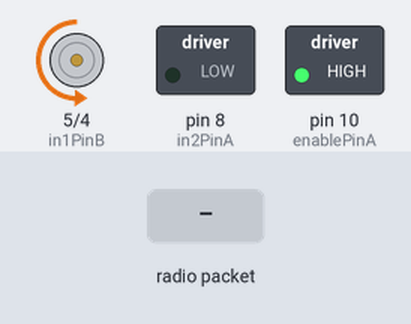
Bench run of a sketch on a simulated Arduino Uno, built with avr-gcc and run on an emulated ATmega328P. Parts: motor-driver pin pairs drawn as motors (green arrow = first pin HIGH = forward, orange = second pin HIGH = backward, longer = more drive, scaled by the enable pin), switched loads named in the sketch (green lamp = pin HIGH). The inputs (shaded band) are chosen by the test bench. No radio packets arrive unless stated; pins used as bus, display or sensor lines are not drawn; what the sketch prints to the serial monitor is not drawn.

Above: at 1.2 s.
1.3 s: radio packet "1" arrives
At 2.6 s:
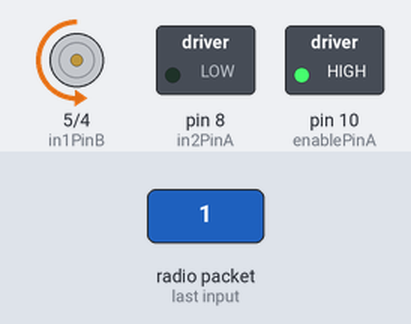
2.9 s: radio packet "0" arrives
At 3.7 s:
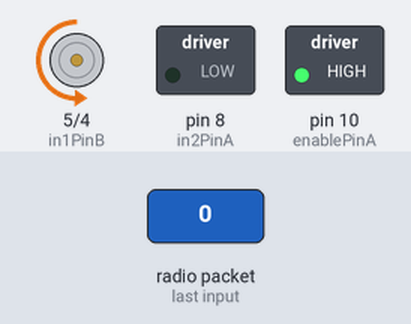
5.9 s: radio packet "2" arrives
At 7.1 s:
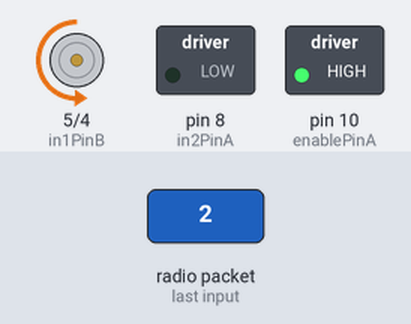
Timing chart, 0 to 8.9 s (numbered marks = the images above; inputs shaded):
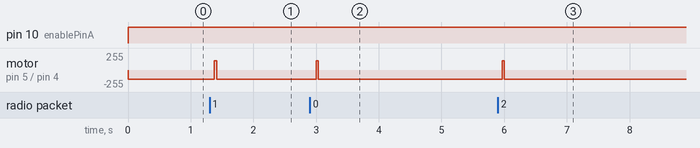

Measured:
- after the input at 1.3 s, motor on pin 5 (in1PinB) / pin 4 (in2PinB): backward 136/255 → forward 136/255 after 0.08 s, → backward 136/255 0.04 s later
- after the input at 2.9 s, motor on pin 5 (in1PinB) / pin 4 (in2PinB): backward 136/255 → forward 136/255 after 0.10 s, → backward 136/255 0.04 s later
- after the input at 5.9 s, motor on pin 5 (in1PinB) / pin 4 (in2PinB): backward 136/255 → forward 136/255 after 0.07 s, → backward 136/255 0.04 s later

The sketch:

car_side.ino
```cpp
#include <RH_ASK.h>
#include <SPI.h> // Not actualy used but needed to compile
RH_ASK driver;
int enablePinA = 10;
int in1PinA = 9;
int in2PinA = 8;
int enablePinB = 6;
int in1PinB = 5;
int in2PinB = 4;


const int STATIC = 1;      // Direction constants transmitted from the car
const int FORWARDS = 2;
const int BACKWARDS = 3;
const int LEFT = 4;
const int RIGHT = 5;
const int MAX = 5000;

void setup(){
    Serial.begin(9600); // Debugging only
    if (!driver.init()){
         Serial.println("init failed");
    }
    pinMode(in1PinA, OUTPUT);
    pinMode(in2PinA, OUTPUT);
    pinMode(enablePinA, OUTPUT);
    pinMode(in1PinB, OUTPUT);
    pinMode(in2PinB, OUTPUT);
    pinMode(enablePinB, OUTPUT);
    //digitalWrite(in1PinA, LOW);
    //digitalWrite(in2PinA, LOW);
}

void loop(){
    uint8_t buf[RH_ASK_MAX_MESSAGE_LEN];
    uint8_t buflen = sizeof(buf);
    boolean reverse = true;
    int speedA = MAX;
    int speedB = MAX;
    int x_dir = 0;
    int y_dir = 0;
    if (driver.recv(buf, &buflen)){
        // Message with a good checksum received, dump it.
        driver.printBuffer("Got:", buf, buflen);

        x_dir = buf[0];
        y_dir = buf[1];
        Serial.println(x_dir);
        Serial.println(y_dir);

        reverse = (y_dir == STATIC || y_dir == FORWARDS) ? true : false;

        speedA = (y_dir == STATIC) ? 0 : MAX;
        speedB = (y_dir == STATIC) ? 0 : MAX;

        switch (x_dir){
          case STATIC:
            break;

          case LEFT:
            speedA = speedA/2;
            break;

          case RIGHT:
            speedB = speedB/2;
            break;

          default:
            Serial.println("Received X as UNKNOWN");
            break;
        }
    }
    setMotor(in1PinA, in1PinA, enablePinA, speedA, !reverse);
    setMotor(in1PinB, in2PinB, enablePinB, speedB, reverse);
}

void setMotor(int pin1, int pin2, int enablePin, int speed, boolean reverse){
  Serial.print("setMotor:: ");
  Serial.println(speed);
  analogWrite(enablePin, speed);
  digitalWrite(pin1, ! reverse);
  digitalWrite(pin2, reverse);
}
```
